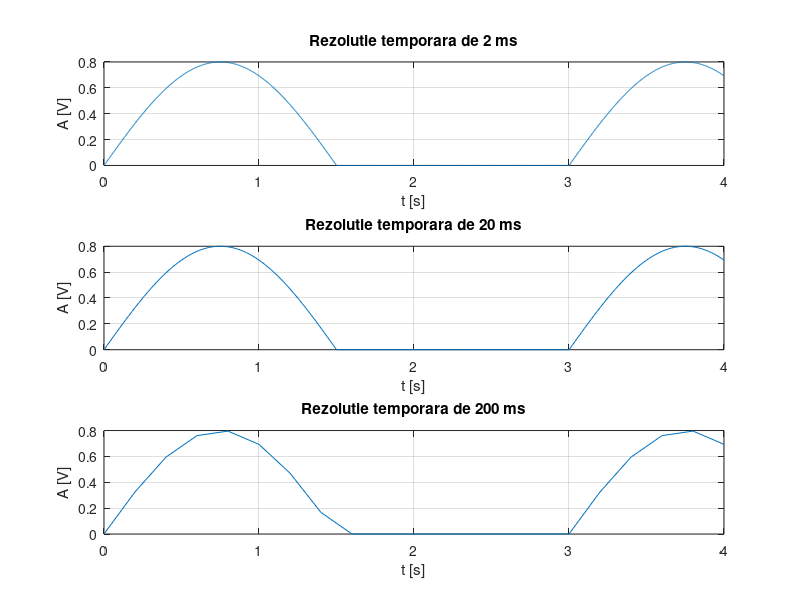

Source code (MATLAB):
t=0:0.002:4;
w=2*pi*0.3333;
s=0.4*(sin(w*t)+abs(sin(w*t)));
subplot(3,1,1)
plot(t,s),grid,xlabel('t [s]'),ylabel('A [V]');
title('Rezolutie temporara de 2 ms')


t=0:0.02:4;
w=2*pi*0.3333;
s=0.4*(sin(w*t)+abs(sin(w*t)));
subplot(3,1,2)
plot(t,s),grid,xlabel('t [s]'),ylabel('A [V]');
title('Rezolutie temporara de 20 ms')


t=0:0.2:4;
w=2*pi*0.3333;
s=0.4*(sin(w*t)+abs(sin(w*t)));
subplot(3,1,3)
plot(t,s),grid,xlabel('t [s]'),ylabel('A [V]');
title('Rezolutie temporara de 200 ms')